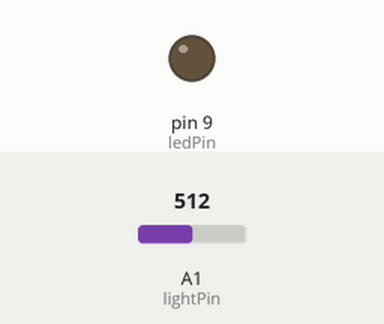
Bench run of a sketch on a simulated Arduino Uno, built with avr-gcc and run on an emulated ATmega328P. Shown: output pins drawn as LEDs (lit = HIGH). The inputs (shaded band) are chosen by the test bench; at power-on: A1 (lightPin) = 512.

Above: at 1.2 s.
1.3 s: A1 (lightPin) set to 54
2.8 s: A1 (lightPin) set to 45
At 3.5 s:
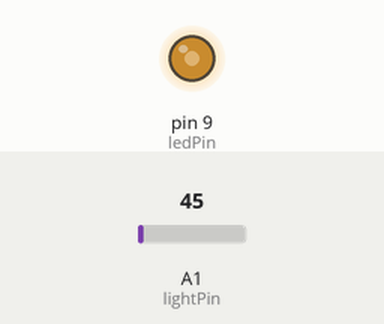
4.3 s: A1 (lightPin) set to 0
At 4.7 s:
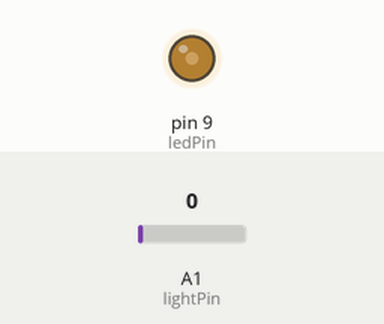
5.8 s: A1 (lightPin) set to 1023
At 6.8 s:
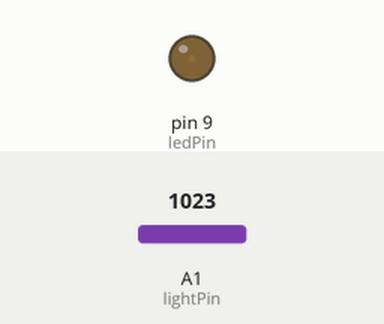
Timing chart, 0 to 8.3 s (numbered marks = the images above; inputs shaded):
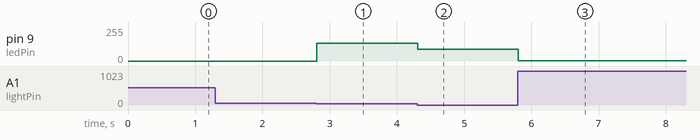

The sketch:

photoresistor.ino
```cpp
// Pin 13 has an LED connected on most Arduino boards.
// give it a name:
int lightPin = A1;
int ledPin = 9;

// the setup routine runs once when you press reset:
void setup() {
  // initialize the digital pin as an output.
  pinMode(ledPin, OUTPUT);
}

// the loop routine runs over and over again forever:
void loop() {
  int volt = analogRead(lightPin) + 90;
  if (analogRead(lightPin) > 50){
    volt = analogRead(lightPin) / 1023;
  }
//  Serial.println(analogRead(lightPin)); //Write the value of the photoresistor to the serial monitor.
  analogWrite(ledPin, volt);  //send the value to the ledPin. Depending on value of resistor
                                                //you have  to divide the value. for example,
                                                //with a 10k resistor divide the value by 2, for 100k resistor divide by 4.
   delay(10); //short delay for faster response to light.
}
```

Measured:
- the behaviour switches between 51 and 50 on A1 (lightPin) (found by bisection; images 0 and 1)
- after the input at 1.3 s, every drawn part: stays the same
- after the input at 2.8 s, pin 9 (ledPin): 0/255 → 135/255 at once
- after the input at 4.3 s, pin 9 (ledPin): 135/255 → 90/255 at once
- after the input at 5.8 s, pin 9 (ledPin): 90/255 → 1/255 at once
